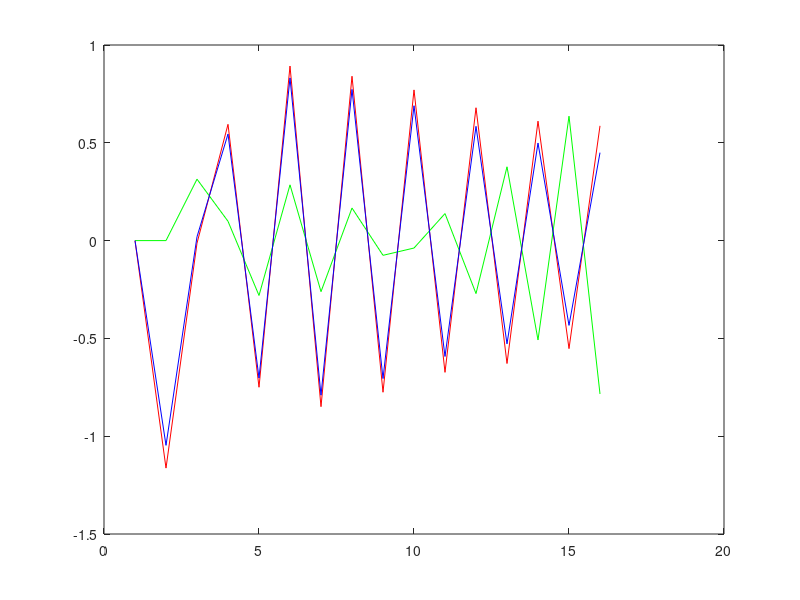

Recreate this plot in MATLAB.
clear
 
 % laplacian matrix
L=-[	-2	1	0	1	0
		1	-2	0	1	0
		0	0	-2	1	1
		1	1	1	-4	1
		0	0	1	1	-2 
	];



x=[ 2 3 4 5 6]'; % mc=4 
y=x;
 
% system model matrices 
A=[ -0.8 .5; .1 -.6];
C=[1 0]; 

% system intinial state
zx=[4; 4];
zy=0 ;

%estimations
zestx=[0; 0]; % a priori
zesty=0 ;	% a priori
zestxm=0 ; % a posteriori
zestym=0 ; % a posteriori

% aggregation vectors of estimations

zzy=[  0];
zzesty= [  0];	% a priori
zzestym= [  0]; % a posteriori

% Kalman gain
	K=[0.9 ; 0.9];
	

for ii=1:15

	zestx= A*zestx; 
	zesty=C*zestx;% a priori
	
	zx=A*zx+.05*rand(1,1);
	zy=C*zx;
	
	% consensus
	
		%collapse measurements
		 x=[zy+1 zy-1 zy-2 zy-1 zy+3 ]';
		
		for jj=1:50
			x=(eye(5)-L/2.6)*x;
			y= [ y x];
		end
		zy=x(1,1);
	
	% end consensus

	
	 zestxm=  zestx+K*(zy-zesty)  ;		% a posteriori
	 zestym=C*zestxm;	% a posteriori
	 zestx=zestxm;
	 zzesty=[zzesty  zesty];
	 zzestym=[zzestym  C*zestxm];
     zzy= [ zzy   zy];
	 


%	add delays to plot consensus procedure  (1/2)
%	 zzesty=[zzesty  zesty*ones(1,50)];
%	  zzestym=[zzestym zestym*ones(1,50)	];
%	  zzy= [ zzy	zy*ones(1,50)	]; 
	 
	 
	 
end

% end of simulation

% plotting


%	add delays to plot consensus procedure  (2/2)
  % plot (y(1,:), 'red')
  %  hold on
 %   plot (y(2,:),'green')
 %  plot (y(3,:),'blue')
 %   plot (y(4,:), 'black')
 %     plot (y(5,:),'magenta')
 

%bita figure
% real, apriori, aposteriori
 plot (zzy(1,:), 'red');
 hold on;
 plot (zzesty(1,:), 'green');
plot (zzestym(1,:), 'blue');
